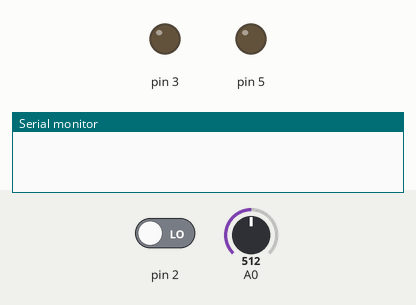
Recording of a sketch running on a simulated Arduino Uno, built with avr-gcc and run on an emulated ATmega328P. On the bench: output pins drawn as LEDs (lit = HIGH), the last lines printed to the serial monitor. The inputs (shaded band) are chosen by the test bench; at power-on: pin 2 LOW, A0 = 512.

Above: at 1.2 s.
1.3 s: pin 2 driven HIGH
3.2 s: pin 2 driven LOW
At 4.1 s:
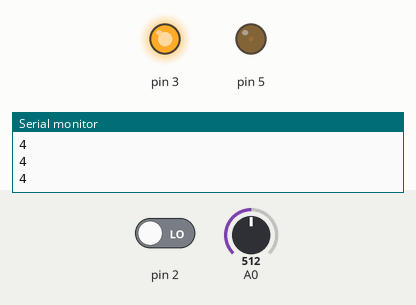
Timing chart, 0 to 6.2 s (numbered marks = the images above; inputs shaded):
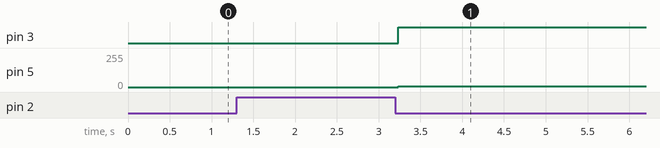

Measured:
- after the input at 3.2 s, pin 3: LOW → HIGH at once; pin 5: 0/255 → 5/255 at once

The sketch:

ch4_4_2_fan_finish.ino
```cpp
boolean SW = false;
unsigned long past = 0;
unsigned long waitTime = 0;

void setup() {
  Serial.begin(9600);
  pinMode(2, INPUT);
  pinMode(3, OUTPUT);
  pinMode(5, OUTPUT);
}

void loop() {
  changeSW();
  if (SW) {
    if (myTimer()) {
      SW = false;
    } else {
      digitalWrite(3, HIGH);
      analogWrite(5, analogRead(A0) / 100);
    }
  } else {
    digitalWrite(3, LOW);
    analogWrite(5, 0);
  }
}

void changeSW() {
  if (digitalRead(2) == HIGH) {
    SW = !SW;
    while (digitalRead(2) == HIGH) {
      Serial.println("버튼이 떨어지길 기다리는중");
    }
  }
}

boolean myTimer() {
  unsigned long now = millis();

  if (Serial.available()) {
    char c = Serial.read();
    past = now;
    waitTime = c - '0';
  }

  int myTime = (now - past) / 1000;
  Serial.println(myTime);

  if (myTime >= waitTime && waitTime != 0) {
    past = now;
    waitTime = 0;
    return true;
  }
  return false;
}
```
